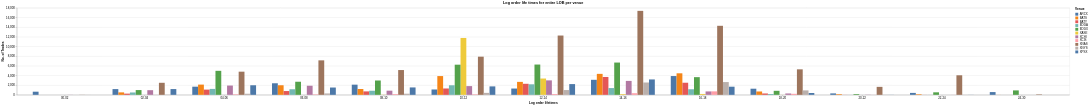

Here is the notebook cell this chart was saved with:
### Code cell
logger.info(f"plotting log order lifetimes from summary dataframe")
alt.Chart(lob_us_collapsed.collect(), title="Log order life times for entire LOB per venue").mark_bar().encode(
    x=alt.X(
        "log_order_lifetime_bins:N",
        axis=alt.Axis(labelAngle=0),
        title="Log order lifetimes",
    ),
    xOffset="venue:N",
    y=alt.Y(
        "count():Q",
        title="No. of Trades",
    ),
    color=alt.Color(
        "venue:N",
        title="Venue",
    ),
    tooltip=[
        alt.Tooltip("log_order_lifetime_bins:N", title="Log order lifetime"),
        alt.Tooltip("venue:N", title="Venue"),
        alt.Tooltip("count():Q", title="No. of Trades"),
    ],
).show()
logger.info(f"log order life times from summary dataframe plotted")

### Figure 1 — Vega specification as saved in the notebook (floating-point values rounded to 4 significant figures; data arrays with more than 128 entries replaced by an {"elided": "..."} marker saying what was removed)
{"$schema": "https://vega.github.io/schema/vega/v6.json", "data": [{"name": "source_0", "values": {"elided": "132 records"}}, {"name": "source_0_x_domain_log_order_lifetime_bins", "values": [{"log_order_lifetime_bins": "22-24"}, {"log_order_lifetime_bins": "20-22"}, {"log_order_lifetime_bins": "14-16"}, {"log_order_lifetime_bins": "04-06"}, {"log_order_lifetime_bins": "06-08"}, {"log_order_lifetime_bins": "24-30"}, {"log_order_lifetime_bins": "02-04"}, {"log_order_lifetime_bins": "08-10"}, {"log_order_lifetime_bins": "16-18"}, {"log_order_lifetime_bins": "18-20"}, {"log_order_lifetime_bins": "12-14"}, {"log_order_lifetime_bins": "10-12"}, {"log_order_lifetime_bins": "00-02"}]}, {"name": "source_0_y_domain___count", "values": [{"min": 1, "max": 17373}]}, {"name": "source_0_xOffset_domain_venue", "values": [{"venue": "XNAS"}, {"venue": "XPSX"}, {"venue": "XCIS"}, {"venue": "XASE"}, {"venue": "XCHI"}, {"venue": "ARCX"}, {"venue": "XNYS"}, {"venue": "BATS"}, {"venue": "BATY"}, {"venue": "EDGX"}, {"venue": "EDGA"}]}, {"name": "source_0_color_domain_venue", "values": [{"venue": "XNAS"}, {"venue": "XPSX"}, {"venue": "XCIS"}, {"venue": "XASE"}, {"venue": "XCHI"}, {"venue": "ARCX"}, {"venue": "XNYS"}, {"venue": "BATS"}, {"venue": "BATY"}, {"venue": "EDGX"}, {"venue": "EDGA"}]}], "signals": [{"name": "x_step", "update": "20 * bandspace(domain('xOffset').length, 0, 0) / (1-0.2)"}, {"name": "width", "update": "bandspace(domain('x').length, 0.2, 0.2) * x_step"}], "marks": [{"type": "rect", "name": "marks", "from": {"data": "source_0"}, "encode": {"update": {"y2": {"value": 0, "scale": "y"}, "fill": {"field": "venue", "scale": "color"}, "tooltip": {"signal": "{\"Log order lifetime\": isValid(datum[\"log_order_lifetime_bins\"]) ? isArray(datum[\"log_order_lifetime_bins\"]) ? join(datum[\"log_order_lifetime_bins\"], '\\n') : datum[\"log_order_lifetime_bins\"] : \"\"+datum[\"log_order_lifetime_bins\"], \"Venue\": isValid(datum[\"venue\"]) ? isArray(datum[\"venue\"]) ? join(datum[\"venue\"], '\\n') : datum[\"venue\"] : \"\"+datum[\"venue\"], \"No. of Trades\": format(datum[\"__count\"], \"\")}"}, "x": {"field": "log_order_lifetime_bins", "scale": "x", "offset": {"field": "venue", "scale": "xOffset"}}, "width": {"signal": "max(0.25, bandwidth('xOffset'))"}, "y": {"field": "__count", "scale": "y"}}}, "style": ["bar"]}], "scales": [{"name": "x", "type": "band", "domain": {"data": "source_0_x_domain_log_order_lifetime_bins", "field": "log_order_lifetime_bins", "sort": true}, "range": {"step": {"signal": "x_step"}}, "paddingInner": 0.2, "paddingOuter": 0.2}, {"name": "y", "type": "linear", "domain": [{"signal": "(data(\"source_0_y_domain___count\")[0] || {}).min"}, {"signal": "(data(\"source_0_y_domain___count\")[0] || {}).max"}], "range": [{"signal": "height"}, 0], "zero": true, "nice": true}, {"name": "xOffset", "type": "band", "domain": {"data": "source_0_xOffset_domain_venue", "field": "venue", "sort": true}, "range": {"step": 20}}, {"name": "color", "type": "ordinal", "domain": {"data": "source_0_color_domain_venue", "field": "venue", "sort": true}, "range": "category"}], "axes": [{"scale": "y", "grid": true, "ticks": false, "domain": false, "tickCount": {"signal": "ceil(height/40)"}, "orient": "left", "minExtent": 0, "gridScale": "x", "zindex": 0, "aria": false, "maxExtent": 0, "labels": false}, {"scale": "x", "labelBaseline": "top", "orient": "bottom", "labelAngle": 0, "zindex": 0, "grid": false, "title": "Log order lifetimes"}, {"scale": "y", "grid": false, "orient": "left", "title": "No. of Trades", "tickCount": {"signal": "ceil(height/40)"}, "zindex": 0, "labelOverlap": true}], "title": {"text": "Log order life times for entire LOB per venue", "frame": "group"}, "background": "white", "height": 300, "legends": [{"title": "Venue", "fill": "color", "symbolType": "square"}], "padding": 5, "style": "cell"}
